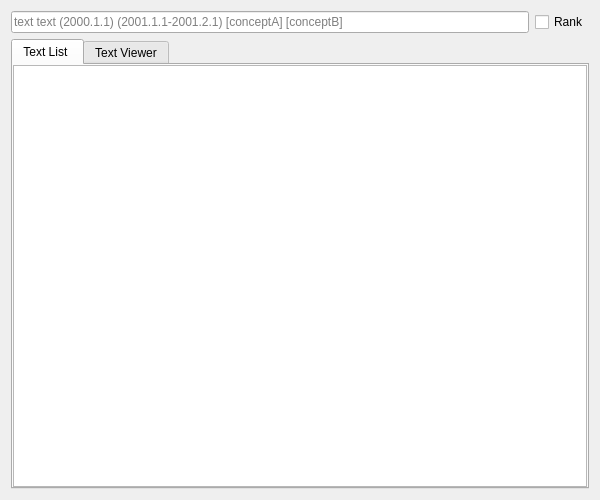
<?xml version="1.0" encoding="UTF-8"?>
<ui version="4.0">
 <class>DiarySearch</class>
 <widget class="QWidget" name="DiarySearch">
  <property name="geometry">
   <rect>
    <x>0</x>
    <y>0</y>
    <width>600</width>
    <height>500</height>
   </rect>
  </property>
  <property name="minimumSize">
   <size>
    <width>600</width>
    <height>500</height>
   </size>
  </property>
  <property name="windowTitle">
   <string>DiarySearch</string>
  </property>
  <layout class="QVBoxLayout" name="verticalLayout">
   <item>
    <layout class="QHBoxLayout" name="horizontalLayout">
     <item>
      <widget class="QLineEdit" name="lineEdit">
       <property name="placeholderText">
        <string>text text (2000.1.1) (2001.1.1-2001.2.1) [conceptA] [conceptB]</string>
       </property>
      </widget>
     </item>
     <item>
      <widget class="QCheckBox" name="checkBox">
       <property name="text">
        <string>Rank</string>
       </property>
      </widget>
     </item>
    </layout>
   </item>
   <item>
    <widget class="QTabWidget" name="tabWidget">
     <property name="sizePolicy">
      <sizepolicy hsizetype="Expanding" vsizetype="MinimumExpanding">
       <horstretch>0</horstretch>
       <verstretch>0</verstretch>
      </sizepolicy>
     </property>
     <property name="tabPosition">
      <enum>QTabWidget::North</enum>
     </property>
     <property name="currentIndex">
      <number>0</number>
     </property>
     <widget class="QWidget" name="tab_textlist">
      <attribute name="title">
       <string>Text List </string>
      </attribute>
      <layout class="QHBoxLayout" name="horizontalLayout_5">
       <property name="spacing">
        <number>0</number>
       </property>
       <property name="leftMargin">
        <number>0</number>
       </property>
       <property name="topMargin">
        <number>0</number>
       </property>
       <property name="rightMargin">
        <number>0</number>
       </property>
       <property name="bottomMargin">
        <number>0</number>
       </property>
       <item>
        <widget class="TextList" name="textList"/>
       </item>
      </layout>
     </widget>
     <widget class="QWidget" name="tab_textviewer">
      <attribute name="title">
       <string>Text Viewer</string>
      </attribute>
      <layout class="QHBoxLayout" name="horizontalLayout_3">
       <property name="spacing">
        <number>0</number>
       </property>
       <property name="leftMargin">
        <number>0</number>
       </property>
       <property name="topMargin">
        <number>0</number>
       </property>
       <property name="rightMargin">
        <number>0</number>
       </property>
       <property name="bottomMargin">
        <number>0</number>
       </property>
       <item>
        <widget class="MarkdownViewer" name="textViewer">
         <property name="openExternalLinks">
          <bool>true</bool>
         </property>
        </widget>
       </item>
      </layout>
     </widget>
    </widget>
   </item>
  </layout>
 </widget>
 <customwidgets>
  <customwidget>
   <class>TextList</class>
   <extends>QListWidget</extends>
   <header>widget</header>
  </customwidget>
  <customwidget>
   <class>MarkdownViewer</class>
   <extends>QTextBrowser</extends>
   <header>DTWidget</header>
  </customwidget>
 </customwidgets>
 <resources/>
 <connections/>
</ui>
